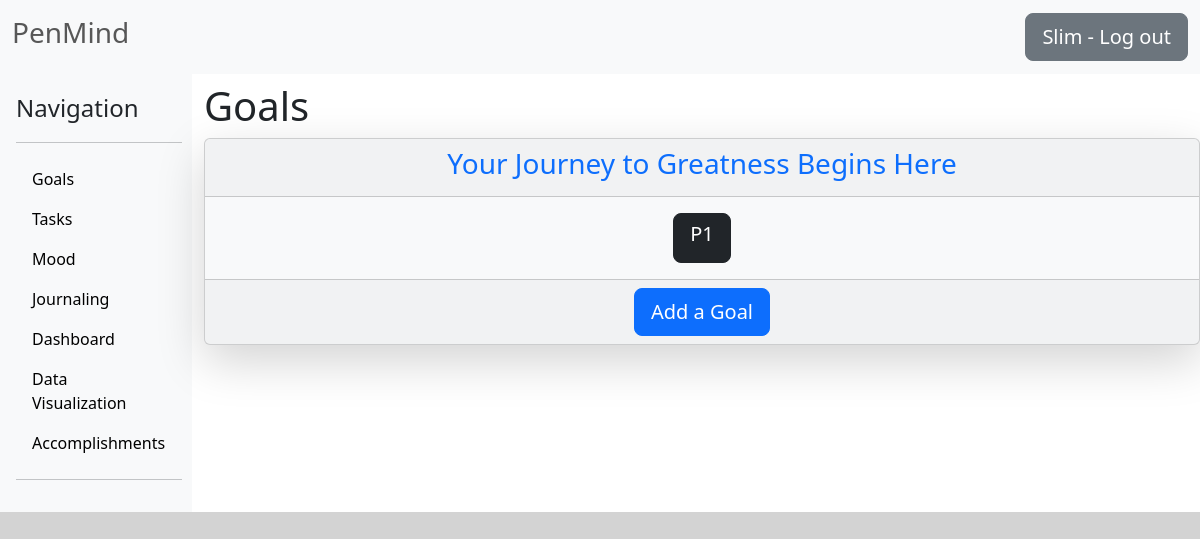
The app's page /list_endeavor/ (signed in), older data.
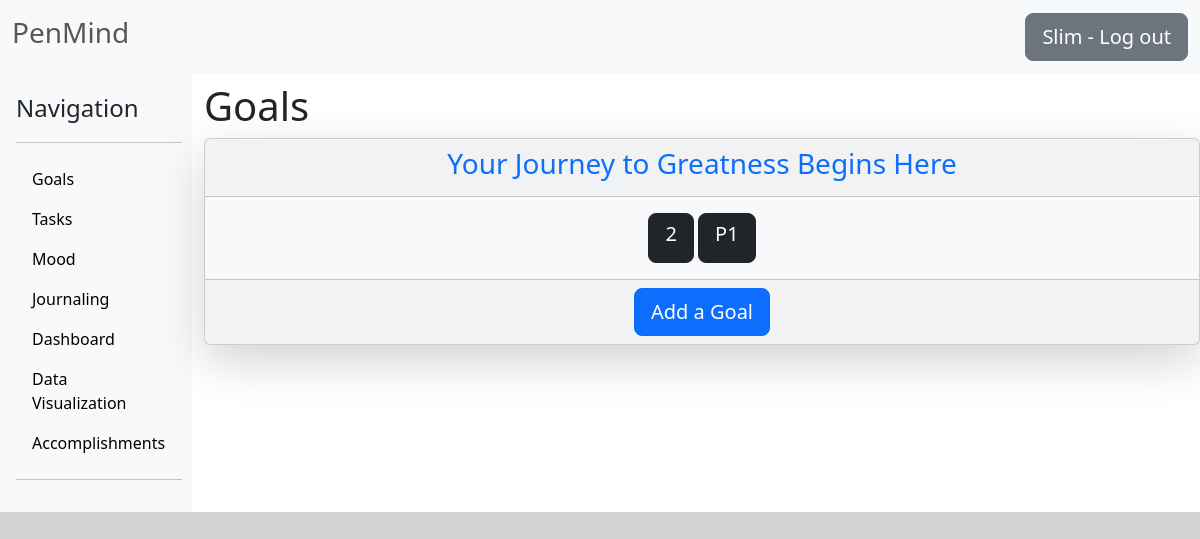
The same page, newer data.
### Endeavors/models.py (models this page shows, shortened)
class Endeavor(models.Model):
    author = models.ForeignKey(User, on_delete=models.CASCADE)
    title = models.CharField(max_length=100, null=True)
    start_date = models.DateField(null=True)
    class Meta:
        ordering = ["-id"]

### Endeavors/views.py (the view)
# urls.py: path('list_endeavor/', login_required(ListEndeavorView.as_view()), name='list_endeavor'),
class ListEndeavorView(ListView):
    model = Endeavor
    template_name = "Endeavors/list_endeavor.html"
    context_object_name = "goals"
    ordering = ["-pk"]
    paginate_by = 3
    def get_context_data(self, **kwargs):
        form1 = EndeavorModelForm()
        multiple_form = MultipleTaskForms()
        context = super().get_context_data(**kwargs)
        context["goals"] = Endeavor.objects.filter(author=self.request.user)
        context["form"] = form1
        context["multiple_form"] = multiple_form
        return context

### Endeavors/templates/Endeavors/list_endeavor.html (shortened to what this page needs)
{% extends "Journaling/base.html" %}
{% load crispy_forms_tags %}
{% block content %}
<h1 class="text ml-4 mt-2">Goals</h1>
    {% if goals %}
        <div class="card text-center text-primary ml-4 mt-2 shadow-lg bg-light">
          <div class="card-header">
              <h3>Your Journey to Greatness Begins Here</h3>
          </div>
          <div class="card-body">
          {%  for goal in goals  %}
            <a href="{% url 'detail_endeavor' goal.id %}" class="btn btn-dark btn-lg">
                <h5>{{ goal.title|title }}</h5>
            </a>
          {% endfor %}
          </div>
          <div class="card-footer text-body-secondary">
            <div class="text-center">
                <a href="{% url 'create_endeavor' %}" class="btn btn-primary btn-lg">Add a Goal</a>
            </div>
        </div>
    {% endif %}
{% endblock content %}

Row changes from the older to the newer data that the page shows:
added Endeavor: title "2"
